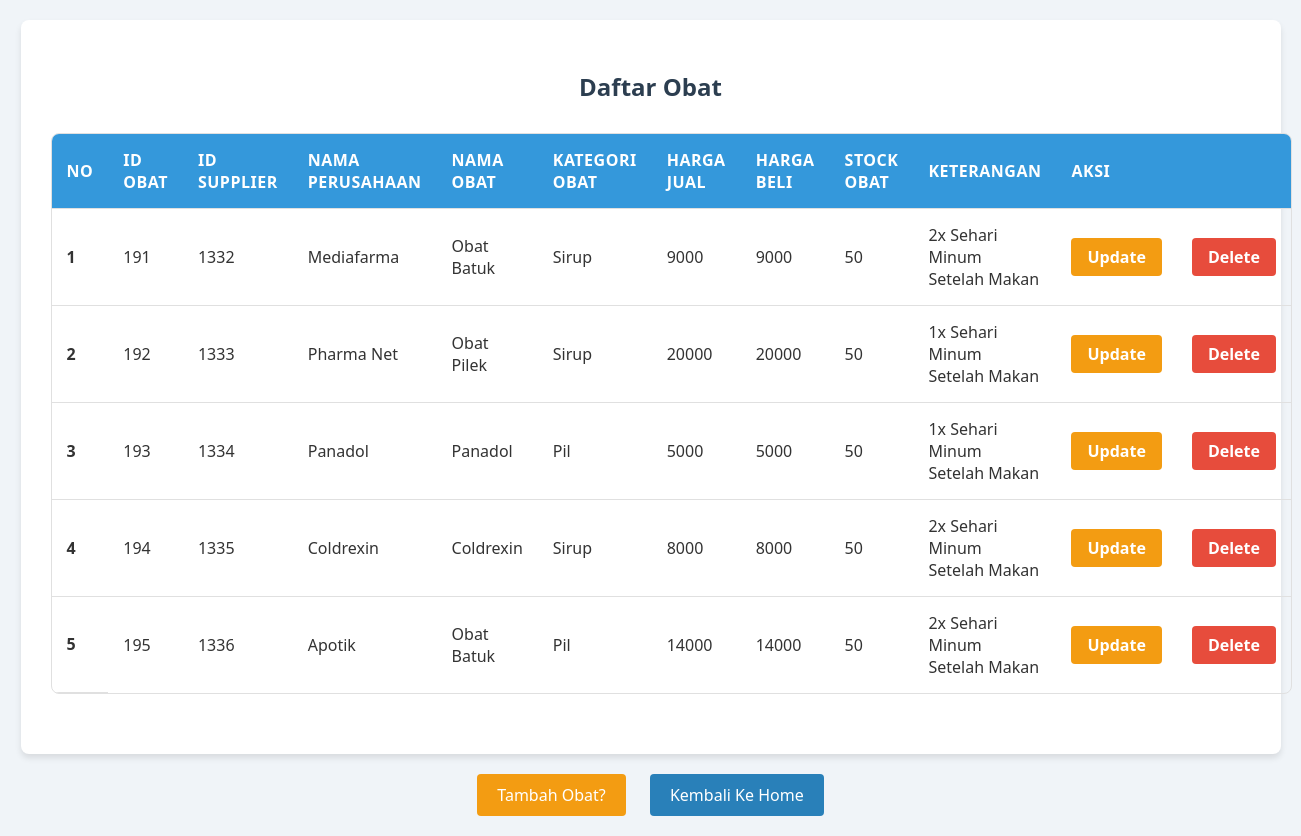
The page /tb_obat/tampil_obat.php on the database its author committed.
### tables this page shows
CREATE TABLE `tb_obat` (
  `id_obat` int(11) NOT NULL,
  `id_supplier` int(4) NOT NULL,
  `namaobat` varchar(100) NOT NULL,
  `kategoriobat` varchar(50) NOT NULL,
  `hargajual` double NOT NULL,
  `hargabeli` double NOT NULL,
  `stok_obat` int(11) NOT NULL,
  `keterangan` text NOT NULL
);

CREATE TABLE `tb_supplier` (
  `id_supplier` int(4) NOT NULL,
  `perusahaan` varchar(100) NOT NULL,
  `telp` varchar(20) NOT NULL,
  `alamat` text NOT NULL,
  `keterangan` varchar(100) NOT NULL
);

### tb_obat/tampil_obat.php (the view, shortened to what this page needs)
<!DOCTYPE html>
<html lang="en">
<head>
</head>
<body>
    <div class="con">
        <div class="row">
            <div class="col-10">
                <h2 class="mb-4">
                    <center>Daftar Obat</center>
                </h2>
                <table class="table table-success table-striped">
                    <thead>
                        <tr>
                            <th scope="col">No</th>
                            <th scope="col">Id Obat</th>
                            <th scope="col">Id Supplier</th>
                            <th scope="col">Nama Perusahaan</th>
                            <th scope="col">Nama Obat</th>
                            <th scope="col">Kategori Obat</th>
                            <th scope="col">Harga Jual</th>
                            <th scope="col">Harga Beli</th>
                            <th scope="col">Stock Obat</th>
                            <th scope="col">Keterangan</th>
                            <th scope="col" colspan="2">Aksi</th>
                        </tr>
                    </thead>
                    <tbody>
                        <?php
                        include "../koneksi.php";
                        $no = 1;
                        $data_obat = mysqli_query($koneksi, "SELECT id_obat, id_supplier, perusahaan, namaobat, kategoriobat, hargajual, hargabeli, stok_obat, tb_obat.keterangan FROM tb_obat INNER JOIN tb_supplier USING(id_supplier)");
                        while ($data = mysqli_fetch_assoc($data_obat)) {
                        ?>
                            <tr>
                                <th scope="row"><?= $no++ ?></th>
                                <td><?= $data['id_obat'] ?></td>
                                <td><?= $data['id_supplier'] ?></td>
                                <td><?= $data['perusahaan'] ?></td>
                                <td><?= $data['namaobat'] ?></td>
                                <td><?= $data['kategoriobat'] ?></td>
                                <td><?= $data['hargajual'] ?></td>
                                <td><?= $data['hargabeli'] ?></td>
                                <td><?= $data['stok_obat'] ?></td>
                                <td><?= $data['keterangan'] ?></td>
                                <td><a href="update_obat.php?id_obat=<?= $data['id_obat']
                                                                        ?>"
                                        class="btn btn-warning">Update</a></td>
                                <td><a href="delete_obat.php?id_obat=<?= $data['id_obat']
                                                                        ?>"
                                        class="btn btn-danger">Delete</a></td>
                            </tr>
                        <?php
                        }
                        ?>
                    </tbody>
                </table>
            </div>
        </div>
    </div>
    <div class="link-container">
        <a href="tambah_obat.php" class="link-text">Tambah Obat?</a>
        <a href="../home.php" class="link-text">Kembali Ke Home</a>
    </div>
</body>
</html>

### tb_obat/tampil_obat.php (style rules this page uses)
body { font-family: 'Segoe UI', Tahoma, Geneva, Verdana, sans-serif; background-color: #f0f4f8; margin: 0; padding: 20px; color: #333; }
.con { max-width: 1200px; margin: 0 auto; padding: 30px; background-color: #ffffff; box-shadow: 0 4px 6px rgba(0, 0, 0, 0.1); border-radius: 8px; }
h2 { color: #2c3e50; text-align: center; margin-bottom: 30px; }
.table { width: 100%; border-collapse: separate; border-spacing: 0; margin-bottom: 30px; border: 1px solid #e0e0e0; border-radius: 8px; overflow: hidden; }
.table th, .table td { padding: 15px; text-align: left; border-bottom: 1px solid #e0e0e0; }
.table thead { background-color: #3498db; color: #ffffff; }
.table thead th { font-weight: 600; text-transform: uppercase; letter-spacing: 0.5px; }
.table tbody tr:last-child td { border-bottom: none; }
.btn { padding: 8px 16px; border-radius: 4px; text-decoration: none; color: #fff; font-weight: bold; text-align: center; transition: background-color 0.3s ease; }
.btn-warning { background-color: #f39c12; }
.btn-danger { background-color: #e74c3c; }
.link-container { text-align: center; margin-top: 20px; }
.link-text { display: inline-block; padding: 10px 20px; margin: 0 10px; background-color: #2980b9; color: #ffffff; text-decoration: none; border-radius: 4px; transition: background-color 0.3s ease; }
.link-text:first-child { background-color: #f39c12; }

### rows shown on the page
tb_obat: id_obat "191", id_supplier "1332", id_supplier.perusahaan "Mediafarma", namaobat "Obat Batuk", kategoriobat "Sirup", hargajual "9000", hargabeli "9000", stok_obat "50", keterangan "2x Sehari Minum Setelah Makan"
tb_obat: id_obat "192", id_supplier "1333", id_supplier.perusahaan "Pharma Net", namaobat "Obat Pilek", kategoriobat "Sirup", hargajual "20000", hargabeli "20000", stok_obat "50", keterangan "1x Sehari Minum Setelah Makan"
tb_obat: id_obat "193", id_supplier "1334", id_supplier.perusahaan "Panadol", namaobat "Panadol", kategoriobat "Pil", hargajual "5000", hargabeli "5000", stok_obat "50", keterangan "1x Sehari Minum Setelah Makan"
tb_obat: id_obat "194", id_supplier "1335", id_supplier.perusahaan "Coldrexin", namaobat "Coldrexin", kategoriobat "Sirup", hargajual "8000", hargabeli "8000", stok_obat "50", keterangan "2x Sehari Minum Setelah Makan"
tb_obat: id_obat "195", id_supplier "1336", id_supplier.perusahaan "Apotik", namaobat "Obat Batuk", kategoriobat "Pil", hargajual "14000", hargabeli "14000", stok_obat "50", keterangan "2x Sehari Minum Setelah Makan"
